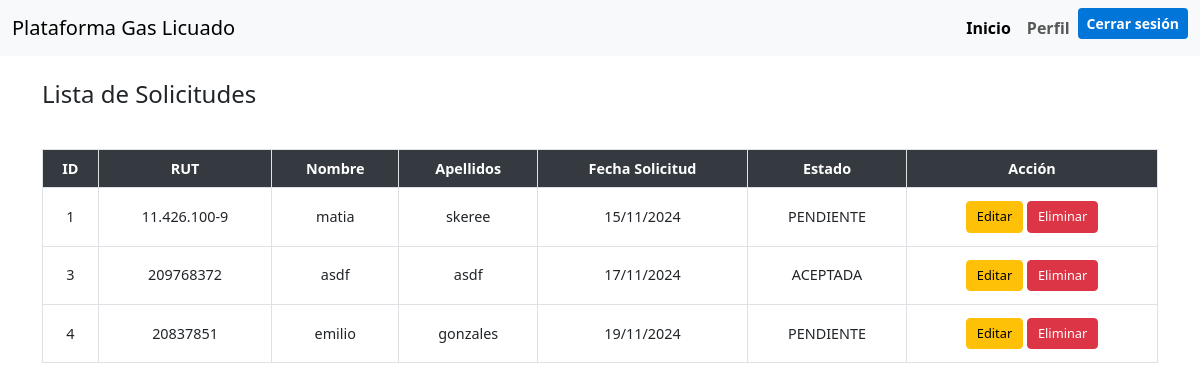
Screenshot of /listar_solicitudes/ (signed in) with the database file from the repository.
### main/models.py (models this page shows, shortened)
class Solicitud(models.Model):
    ESTADOS = [
        ('PENDIENTE', 'Pendiente'),
        ('ACEPTADA', 'Aceptada'),
        ('RECHAZADA', 'Rechazada'),
        ('EXPIRADA', 'Expirada'),
    ]
    usuario = models.ForeignKey(User, on_delete=models.SET_NULL, null=True, blank=True, default=None)
    rut = models.CharField(max_length=12)  # RUT del solicitante
    nombre = models.CharField(max_length=100)  # Nombre del solicitante
    apellidos = models.CharField(max_length=100)  # Apellidos del solicitante
    direccion = models.CharField(max_length=255)  # Dirección del solicitante
    telefono = models.CharField(max_length=15)  # Teléfono del solicitante
    comuna = models.CharField(max_length=100)  # Comuna del solicitante
    fecha_solicitud = models.DateTimeField(default=timezone.now)  # Fecha de la solicitud
    fecha_aceptacion = models.DateTimeField(null=True, blank=True)  # Fecha de aceptación (puede estar vacía si está pendiente)
    estado = models.CharField(max_length=10, choices=ESTADOS, default='PENDIENTE')  # Estado de la solicitud
    def esta_expirada(self):
        if self.fecha_aceptacion:
            return timezone.now() > self.fecha_aceptacion + timezone.timedelta(days=30)
        return False
    def cambiar_estado(self):
        if self.estado == 'ACEPTADA' and not self.fecha_aceptacion:
            self.fecha_aceptacion = timezone.now()  # Establece la fecha de aceptación al momento de aceptación
        elif self.estado == 'ACEPTADA' and self.esta_expirada():
            self.estado = 'EXPIRADA'
            self.save()

### main/views.py (the view, shortened to what this page needs)
# urls.py: path('listar_solicitudes/', views.listar_solicitudes, name='listar_solicitudes'),
@login_required
@user_passes_test(is_admin)
def listar_solicitudes(request):
    solicitudes = Solicitud.objects.all()
    for solicitud in solicitudes:
        solicitud.cambiar_estado()
    return render(request, 'main/listar_solicitudes.html', {'solicitudes': solicitudes})

### main/views.py (called while the page is built)
def is_admin(user):
    return user.groups.filter(name='Administrador').exists()
    return user.is_superuser

### templates/main/listar_solicitudes.html (shortened to what this page needs)
{% extends 'main/base.html' %}
{% load static %}
{% block content %}
<h3>Lista de Solicitudes</h3>
<div class="table-responsive">
  <table class="table table-bordered table-sm">
    <thead class="thead-dark">
      <tr>
        <th>ID</th>
        <th>RUT</th>
        <th>Nombre</th>
        <th>Apellidos</th>
        <th>Fecha Solicitud</th>
        <th>Estado</th>
        <th>Acción</th>
      </tr>
    </thead>
    <tbody>
      {% for solicitud in solicitudes %}
      <tr>
        <td>{{ solicitud.id }}</td>
        <td>{{ solicitud.rut }}</td>
        <td>{{ solicitud.nombre }}</td>
        <td>{{ solicitud.apellidos }}</td>
        <td>{{ solicitud.fecha_solicitud|date:"d/m/Y" }}</td>
        <td>{{ solicitud.estado }}</td>
        <td>
          <button class="btn btn-warning btn-sm" data-bs-toggle="modal" data-bs-target="#editModal{{ solicitud.id }}">Editar</button>
          <button class="btn btn-danger btn-sm" data-bs-toggle="modal" data-bs-target="#deleteModal{{ solicitud.id }}">Eliminar</button>
        </td>
      </tr>
      {% endfor %}
    </tbody>
  </table>
</div>
<link rel="stylesheet" href="{% static 'static/styles.css' %}">
{% endblock %}

### templates/main/base.html (shortened to what this page needs)
<!DOCTYPE html>
<html lang="es">
  <head>
    <link
      href="https://cdn.jsdelivr.net/npm/bootstrap@5.3.0-alpha1/dist/css/bootstrap.min.css"
      rel="stylesheet"
    />
  </head>
  <body>
    <nav class="navbar navbar-expand-lg navbar-light">
      <div class="container-fluid">
        <a class="navbar-brand" href="/"> Plataforma Gas Licuado </a>
        <div
          class="collapse navbar-collapse justify-content-end"
          id="navbarNav"
        >
          <ul class="navbar-nav">
            <li class="nav-item">
              <a class="nav-link active" href="/">Inicio</a>
            </li>
            {% if not user.is_authenticated %}
            <li class="nav-item">
              <a class="nav-link" href="{% url 'user_login' %}"
                >Iniciar sesión</a
              >
            </li>
            <li class="nav-item">
              <a class="nav-link" href="{% url 'register' %}">Registrar</a>
            </li>
            <li class="nav-item">
              <a class="nav-link" href="{% url 'ingresar_solicitud' %}"
                >Ingresar Solicitud</a
              >
            </li>
            {% else %}
            <li class="nav-item">
              <a class="nav-link" href="{% url 'perfil' %}">Perfil</a>
            </li>
            <li class="nav-item">
              <a class="btn btn-sm btn-login" href="{% url 'user_logout' %}"
                >Cerrar sesión</a
              >
            </li>
            {% endif %}
          </ul>
        </div>
      </div>
    </nav>
    <div class="container mt-4">
      {% block content %} {% endblock %}
    </div>
  </body>
</html>

### static/styles.css (style rules this page uses)
.table { width: 100%; margin-top: 20px; font-size: 0.9rem; text-align: center; }
.table-responsive { max-height: 500px; overflow-y: auto; }
.table td, .table th { padding: 8px; vertical-align: middle; }
.thead-dark th { background-color: #343a40; color: white; font-weight: bold; }
button, select { max-width: 120px; margin: 5px 0; }
button.btn-sm { font-size: 0.8rem; padding: 5px 10px; }
h3 { margin-bottom: 20px; font-size: 1.5rem; }

### templates/main/base.html (style rules this page uses)
.navbar { background-color: #f8f9fa; }
.navbar-nav .nav-link { font-weight: bold; }
.navbar .btn-login { background-color: #0275d8; color: white; font-weight: bold; }

### rows the page displays
Solicitud: id "1", rut "11.426.100-9", nombre "matia", apellidos "skeree", fecha_solicitud "15/11/2024", estado "PENDIENTE"
Solicitud: id "3", rut "209768372", nombre "asdf", apellidos "asdf", fecha_solicitud "17/11/2024", estado "ACEPTADA"
Solicitud: id "4", rut "20837851", nombre "emilio", apellidos "gonzales", fecha_solicitud "19/11/2024", estado "PENDIENTE"
